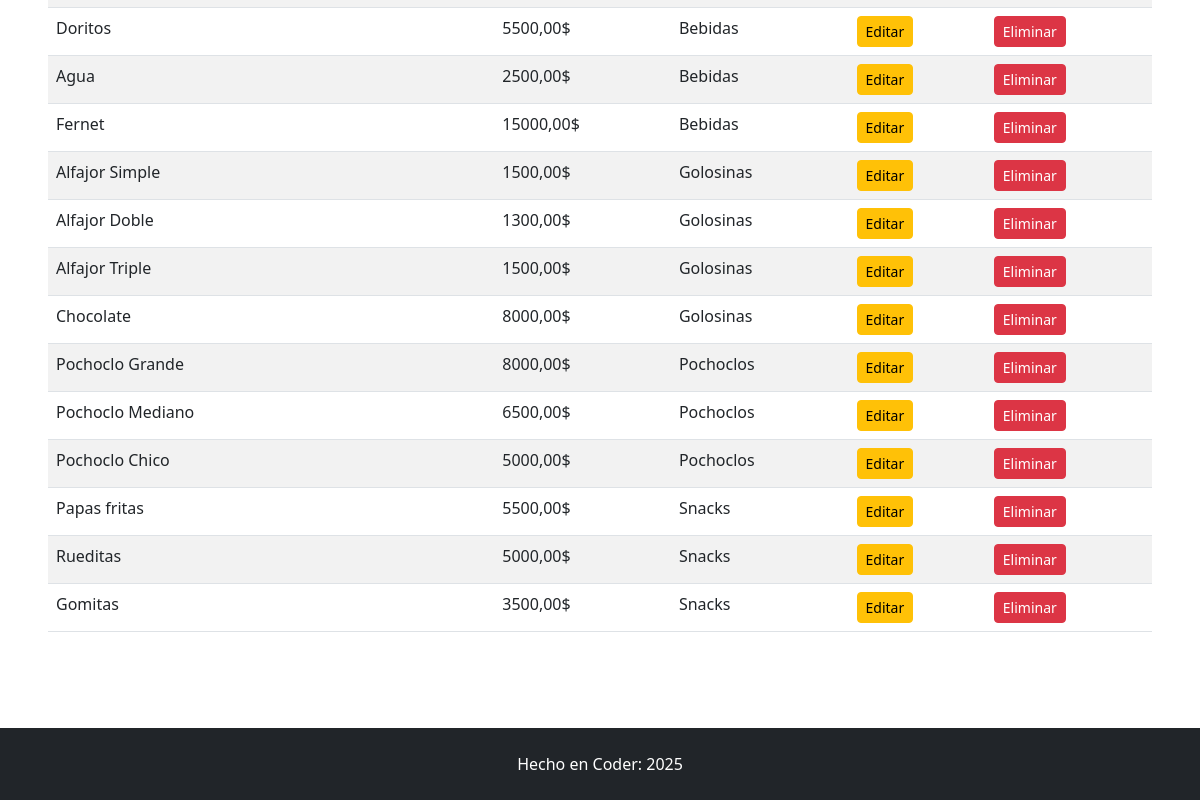
The app's page /empleados/ (lower part), older data.
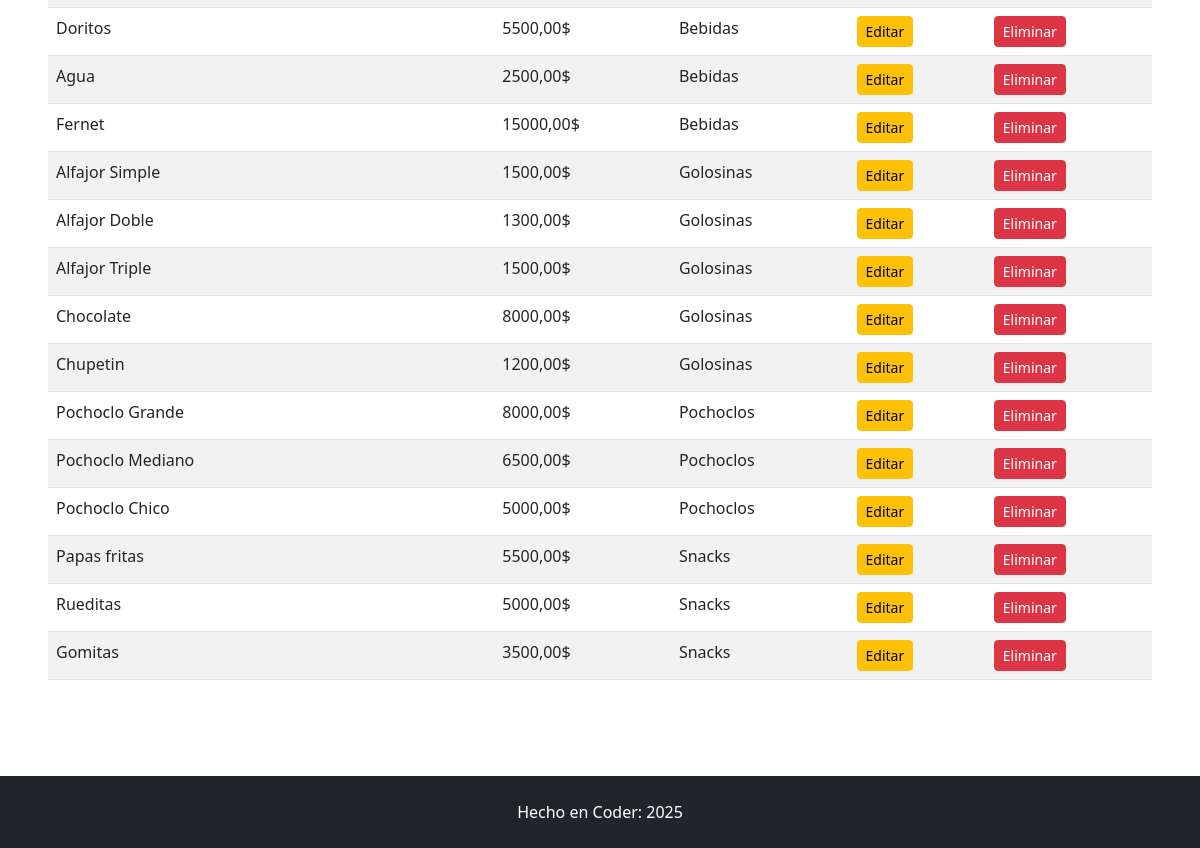
The same page, newer data.
### candy/models.py (models this page shows)
class Candy(models.Model):
    categoria = models.ForeignKey(CategoriaCandy, on_delete=models.CASCADE, default=1)
    nombre = models.CharField(max_length=100)
    precio = models.DecimalField(max_digits=10, decimal_places=2)

class CategoriaCandy(models.Model):
    nombre = models.CharField(max_length=50)
    def __str__(self):
        return f'{self.nombre}'

### candy/views.py (the view)
# urls.py: path('empleados/', views.empleados, name='empleados'),
def empleados(request):
    if request.method == "POST":
        form = forms.CandyForm(request.POST)
        if form.is_valid():
            form.save()
            return redirect('candy:empleados')
    else:
        form = forms.CandyForm()
    candy = Candy.objects.all().order_by('categoria__nombre')
    return render(request, 'candy/empleados.html', {'form': form, 'candy': candy})

### candy/templates/candy/empleados.html (shortened to what this page needs)
{% extends 'candy/base.html' %}
        {% block content %}
        {% load static %}
        <br>
        <table class="table table-striped">
            <tbody>
            {% for c in candy %}
                <tr>
                    <td>{{c.nombre}}</td>
                    <td>{{c.precio}}$</td>
                    <td>{{c.categoria}}</td>
                    <td><a href="{% url 'candy:candy_update' c.id %}" class="btn btn-sm btn-warning">Editar</a></td>
                    <td><a href="{% url 'candy:candy_delete' c.id %}" class="btn btn-sm btn-danger">Eliminar</a></td>
                </tr>
            {% endfor %}
            </tbody>
        </table>
        {% endblock content %}

Row changes from the older to the newer data that the page shows:
added Candy: nombre "Chupetin", precio "1200,00", categoria "Golosinas"
